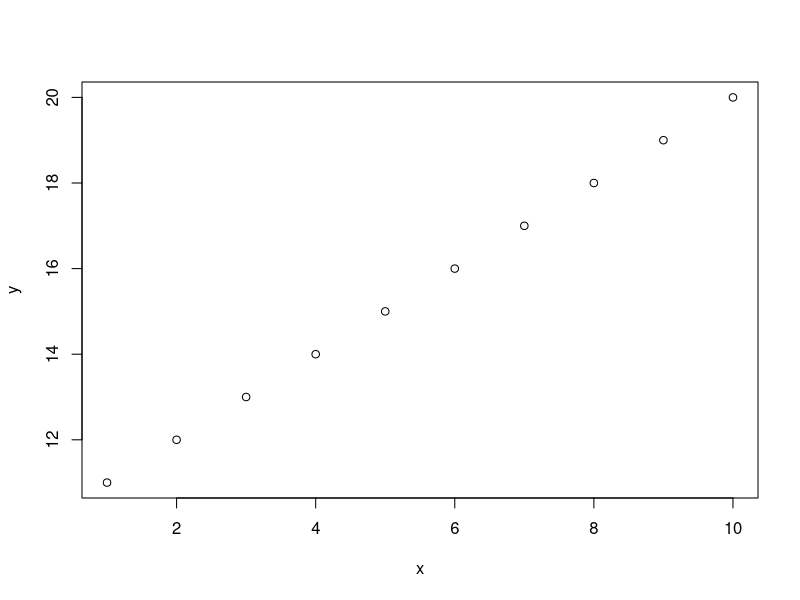
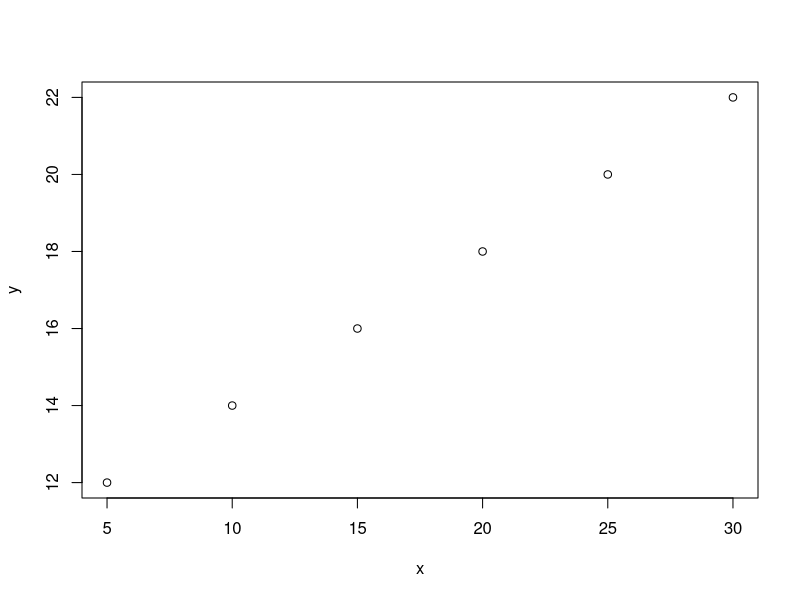
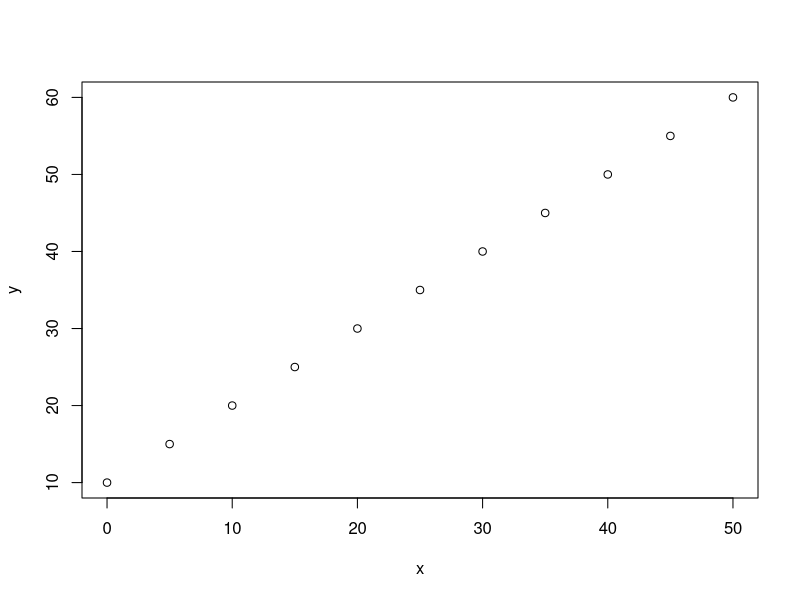
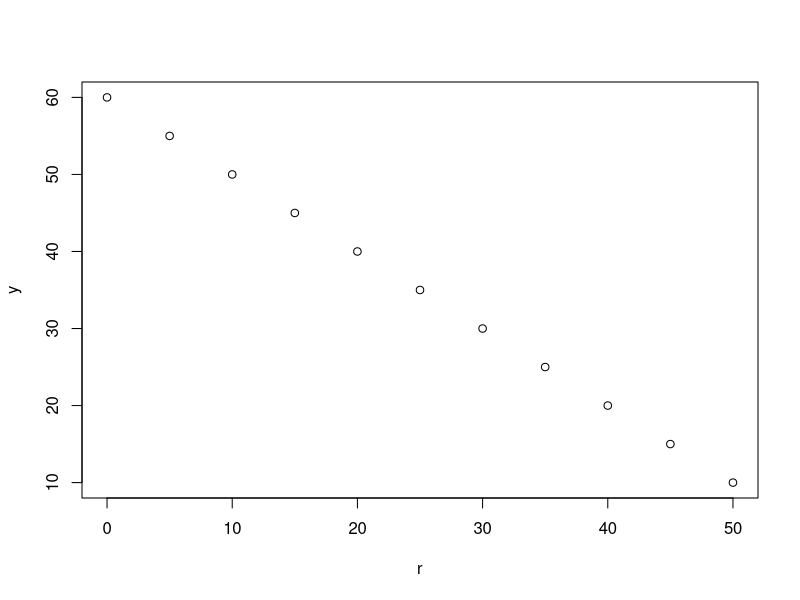
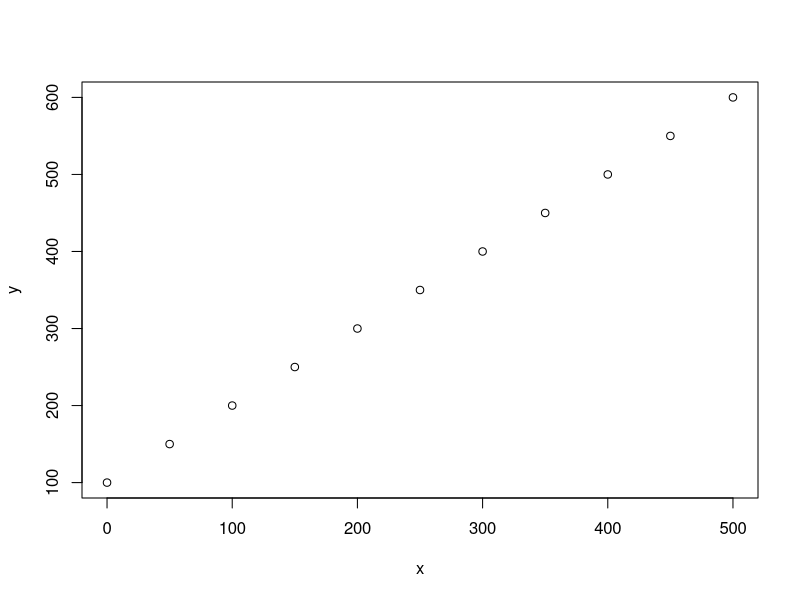
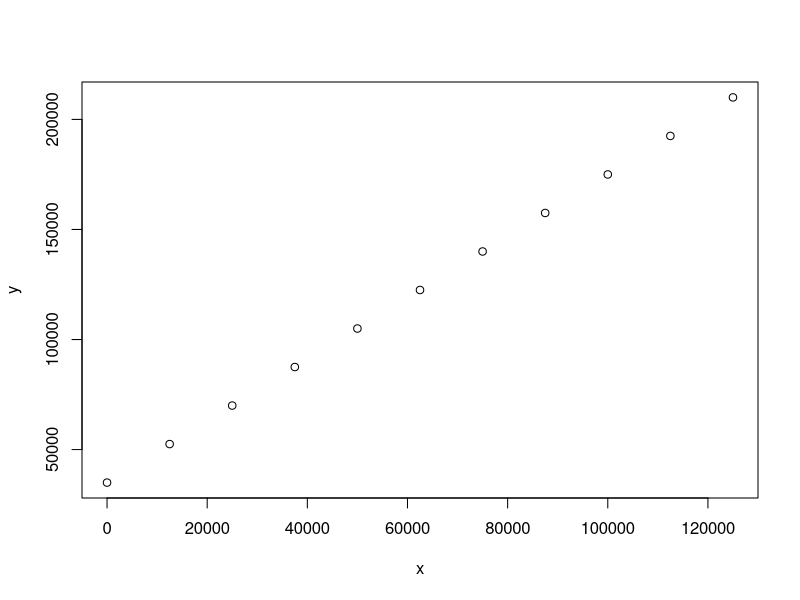
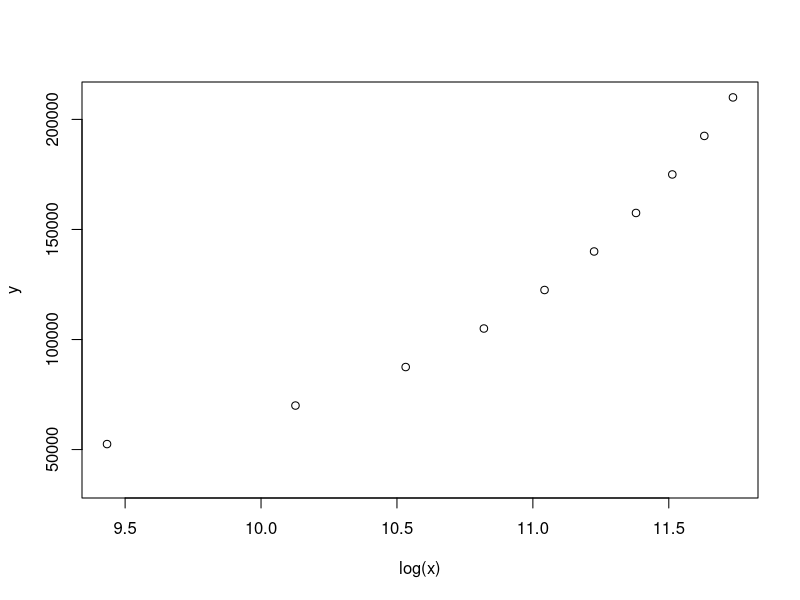

Source code (R) for these figures, in order: (Note: this script raises an error after producing the figures.)
#APD Practical Workshop Series - Exercise 1

#Reading and manipulating data.

#Vectors

x = 5
y = 6

#Can also be multiple things.

x = 1:10
y = 11:20

plot(x, y)

#Key function, concatinate c()

#Basic structure c(thing, thing, thing, thing)

x = c(5,10,15,20,25,30)
y = c(12,14,16,18,20,22)

plot(x, y)

#We can also make charcater and logical vectors.

z = c("This", "is", "not", "a", "character", "vector")
t = c(TRUE, TRUE, FALSE, TRUE, TRUE, TRUE)

#These can interact and we can subset the one by the other by using [].

z[t == TRUE]

#This also works for numeric objects and we can pull a single value with x[position]

x[2]

#Tools for generating/manipulating vectors: sequence

#Basic structure is seq(first, last, by)

x = c(seq(0, 50, 5))
y = c(seq(10, 60, 5))

plot(x, y)

#This gives us sequences from 0-50 and 10-60 (respectively) by 5.

#These are easily reversed - rev(object)

r = rev(x)

plot(r, y)

#One of R's advantages is that you apply transformations evenly and explicitly.

x = x*10
y = y*10

plot(x, y)

#You can also derive statistics from vectors.

mean(x)
mean(y)
median(c(x, y))
mean(c(x,y))
max(x)
min(x)

#You can tranform a vector by the result of its own statistic.

x = x * mean(x)
y = y * mean(y)

plot(x, y)

#R executes the commands in the order that it reads them. Thus, you can use functions within other functions.

#Here, R will start the plot function, then use the log function "log(x)" on x create a plot against y.

plot(log(x), y)

#Vectors are useful, but a matrix is even more useful.

#Like vectors, we can conjure a matrix by explicitly defining it. We use 1:100 as the data and R fills a matrix with integers from 1-100. 

x = matrix(1:100, nrow = 10, ncol = 10)

#You can read portions of this data using []. The difference between a matrix and a vector is now you have a two-dimensional address [row, column]

x[4, 5]

#You can pull ranges of numbers as well

x[4:5, 5]

#You can pull entire rows by leaving the y (column) position empty

x[4, ]

#You can pull entire columns by leaving the x (row) position empty

x[ ,5]

#Goal is to read tables of typical palynological data and generate some insights.

FAKE1234 = read.csv("cores/FAKE1234.csv", header = TRUE, row.names = "depth")

FAKEsum = apply(FAKE1234, 1, sum)

FAKEpct = (FAKE1234/FAKEsum)*100

barplot(t (FAKEpct[100:1, ]),
        xlim = c(0, 150),
        xlab = "% of All Pollen",
        horiz = TRUE,
        main = "Fake Core Barplot by %", 
        las = 1,
        axes = FALSE,
        legend.text = colnames(FAKEpct))

axis(1, seq(0, 100, 10))

#Use ecological details to subset pollen results.

FAKE_taxa = read.csv("cores/FAKE_taxa.csv", header = TRUE, row.names = "X")

FAKE_taxa

#We can use details about the pollen types to subset data. First, let's calculate percents based on a subset of tree-shrub (TRSH) pollen.
#We will use the same rules to calculate a sum for all the other types independently.

AP_sum = apply(FAKE1234[ ,FAKE_taxa$FAKE_plty == "TRSH"], 1, sum)

N_sum = apply(FAKE1234[ , FAKE_taxa$FAKE_plty != "TRSH"], 1, sum)

FAKE_APpct = (FAKE1234[ , FAKE_taxa$FAKE_plty == "TRSH"]/AP_sum)*100

FAKE_Npct = (FAKE1234[ , FAKE_taxa$FAKE_plty != "TRSH"]/N_sum)*100

#If you feel brave, you can also make functions that cut out repetitive work. If you find yourself doing something multiple times, experiment with a function!

make_pct = function(x, sample_cols = FALSE){
  if(sample_cols == TRUE){
    x_sum = apply(x, 2, sum)
    pct = (t(x)/x_sum)*100
  } else {
    x_sum = apply(x, 1, sum)
    pct = (x/x_sum)*100
  }
  pct
}

#Now we can use the make_pct function we just defined to handle some of the repetition.

FAKE_APpct = make_pct(FAKE1234[ ,FAKE_taxa$FAKE_plty == "TRSH"])

FAKE_Npct = make_pct(FAKE1234[ , FAKE_taxa$FAKE_plty != "TRSH"])

#Let's have a look at these. Always check pct calculations.

apply(FAKE_APpct, 1, sum)

apply(FAKE_Npct, 1, sum)

#Now we can plot these adjusted results. We're going to get fancy and add two plots to one window. We start with the previous code.

barplot(t (FAKE_Npct),
        xlim = c(0, 220), #Making space for two separate % calculations (100 + 100) and leaving space between.
        xlab = "% of Group",
        ylim = c(0, 150),
        horiz = TRUE,
        main = "Fake Core Barplot by Growth Form", 
        las = 1,
        axes = FALSE,
        legend.text = colnames(FAKE_Npct),
        args.legend = list(x = 100, y = 160, cex = 0.75))

barplot(t (FAKE_APpct),
        offset = 110,
        add = TRUE,
        horiz = TRUE,
        axes = FALSE,
        axisnames = FALSE,
        legend.text = colnames(FAKE_APpct),
        args.legend = list(x = 210, y = 160, cex = 0.75))

axis(1, seq(0, 100, 10))
axis(1, seq(110, 210, 10), labels = seq(0, 100, 10))

#All of this grayscale stuff is boring. Let's make up some colors.

#R's other strengths is its graphic capabilities. There's lots of great color options.

#You can call the palette and assign new colors.

palette(terrain.colors(100))

#Now we make objects containing the colors we want to use, based on our total of 100 colors across this spectrum.

#If you want to know what it looks like, it never hurts to plot it!

plot(1:100, 1:100, col = 1:100)

#Great, now we know higher numbers are closer to white. We can choose some sensible approximations for our herbaceous monocots and our terrestrial pollen.

AP_colors = c(50, 40, 30, 20, 10, 1)
N_colors = c(80, 70, 60)

#We can copy the same plotting text again and just add colors.

barplot(t (FAKE_Npct),
        xlim = c(0, 220), #Making space for two separate % calculations (100 + 100) and leaving space between.
        xlab = "% of Group",
        ylim = c(0, 150),
        horiz = TRUE,
        col = N_colors,
        main = "Fake Core Barplot by Growth Form", 
        las = 1,
        axes = FALSE,
        legend.text = colnames(FAKE_Npct),
        args.legend = list(x = 100, y = 153, cex = 0.75))

barplot(t (FAKE_APpct),
        offset = 110,
        add = TRUE,
        col = AP_colors,
        horiz = TRUE,
        axes = FALSE,
        axisnames = FALSE,
        legend.text = colnames(FAKE_APpct),
        args.legend = list(x = 210, y = 153, cex = 0.75))

axis(1, seq(0, 100, 10))
axis(1, seq(110, 210, 10), labels = seq(0, 100, 10))

#Good. Now, we can summarize some of our results as well. Let's look at the AP/NAP ratio, and the frequency of major ecological groups.

#We can make these group-relative percents our new pct table.

FAKEpct = cbind(FAKE_APpct, FAKE_Npct)

#We can subset these on the fly and plot them.

plot(apply(FAKEpct[ ,FAKE_taxa$FAKE_ecol == "Wetland"], 1, sum), #First instantiation of the plot command. Here is where we set plot parameters.
     row.names(FAKEpct),
     xlim = c(0, 100),
     type = "o",
     col = "light blue",
     ylab = "Depth cm",
     xlab = "Percent of Pollen Sum by Group",
     main = "Preliminary Results of Fake Core")

lines(apply(FAKEpct[ ,FAKE_taxa$FAKE_ecol == "Pioneers"], 1, sum),
      row.names(FAKEpct),
      type = "o",
      col = "orange")

lines(apply(FAKEpct[ ,FAKE_taxa$FAKE_ecol == "tropical rain forest"], 1, sum),
      row.names(FAKEpct),
      type = "o",
      col = "dark green")









